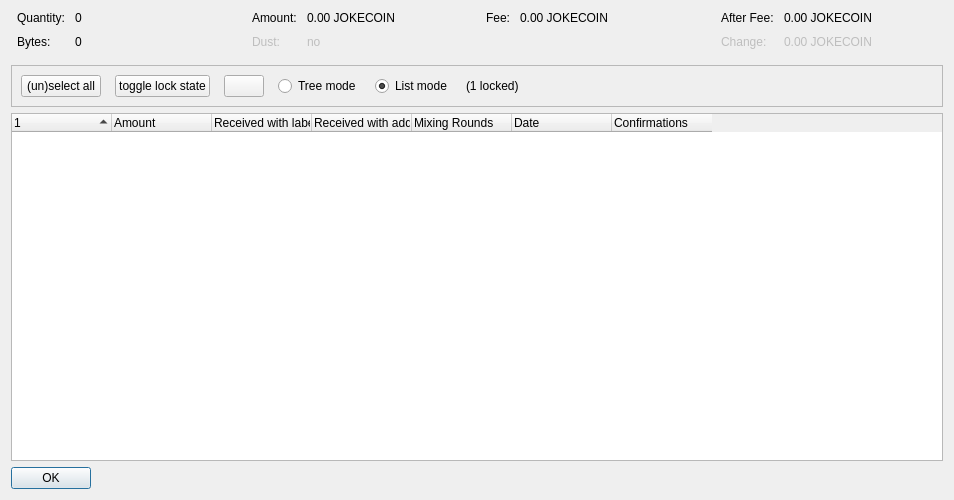
<?xml version="1.0" encoding="UTF-8"?>
<ui version="4.0">
 <class>CoinControlDialog</class>
 <widget class="QDialog" name="CoinControlDialog">
  <property name="geometry">
   <rect>
    <x>0</x>
    <y>0</y>
    <width>954</width>
    <height>500</height>
   </rect>
  </property>
  <property name="windowTitle">
   <string>Coin Selection</string>
  </property>
  <layout class="QVBoxLayout" name="verticalLayout">
   <item>
    <layout class="QHBoxLayout" name="horizontalLayoutTop" stretch="0,0,0,0">
     <property name="topMargin">
      <number>0</number>
     </property>
     <property name="bottomMargin">
      <number>10</number>
     </property>
     <item>
      <layout class="QFormLayout" name="formLayoutCoinControl1">
       <property name="horizontalSpacing">
        <number>10</number>
       </property>
       <property name="verticalSpacing">
        <number>10</number>
       </property>
       <property name="leftMargin">
        <number>6</number>
       </property>
       <property name="rightMargin">
        <number>6</number>
       </property>
       <item row="0" column="0">
        <widget class="QLabel" name="labelCoinControlQuantityText">
         <property name="text">
          <string>Quantity:</string>
         </property>
        </widget>
       </item>
       <item row="0" column="1">
        <widget class="QLabel" name="labelCoinControlQuantity">
         <property name="cursor">
          <cursorShape>IBeamCursor</cursorShape>
         </property>
         <property name="contextMenuPolicy">
          <enum>Qt::ActionsContextMenu</enum>
         </property>
         <property name="text">
          <string notr="true">0</string>
         </property>
         <property name="textInteractionFlags">
          <set>Qt::LinksAccessibleByMouse|Qt::TextSelectableByKeyboard|Qt::TextSelectableByMouse</set>
         </property>
        </widget>
       </item>
       <item row="1" column="0">
        <widget class="QLabel" name="labelCoinControlBytesText">
         <property name="text">
          <string>Bytes:</string>
         </property>
        </widget>
       </item>
       <item row="1" column="1">
        <widget class="QLabel" name="labelCoinControlBytes">
         <property name="cursor">
          <cursorShape>IBeamCursor</cursorShape>
         </property>
         <property name="contextMenuPolicy">
          <enum>Qt::ActionsContextMenu</enum>
         </property>
         <property name="text">
          <string notr="true">0</string>
         </property>
         <property name="textInteractionFlags">
          <set>Qt::LinksAccessibleByMouse|Qt::TextSelectableByKeyboard|Qt::TextSelectableByMouse</set>
         </property>
        </widget>
       </item>
      </layout>
     </item>
     <item>
      <layout class="QFormLayout" name="formLayoutCoinControl2">
       <property name="horizontalSpacing">
        <number>10</number>
       </property>
       <property name="verticalSpacing">
        <number>10</number>
       </property>
       <property name="leftMargin">
        <number>6</number>
       </property>
       <property name="rightMargin">
        <number>6</number>
       </property>
       <item row="0" column="0">
        <widget class="QLabel" name="labelCoinControlAmountText">
         <property name="text">
          <string>Amount:</string>
         </property>
        </widget>
       </item>
       <item row="0" column="1">
        <widget class="QLabel" name="labelCoinControlAmount">
         <property name="cursor">
          <cursorShape>IBeamCursor</cursorShape>
         </property>
         <property name="contextMenuPolicy">
          <enum>Qt::ActionsContextMenu</enum>
         </property>
         <property name="text">
          <string notr="true">0.00 JOKECOIN</string>
         </property>
         <property name="textInteractionFlags">
          <set>Qt::LinksAccessibleByMouse|Qt::TextSelectableByKeyboard|Qt::TextSelectableByMouse</set>
         </property>
        </widget>
       </item>
       <item row="1" column="0">
        <widget class="QLabel" name="labelCoinControlLowOutputText">
         <property name="enabled">
          <bool>false</bool>
         </property>
         <property name="text">
          <string>Dust:</string>
         </property>
        </widget>
       </item>
       <item row="1" column="1">
        <widget class="QLabel" name="labelCoinControlLowOutput">
         <property name="enabled">
          <bool>false</bool>
         </property>
         <property name="cursor">
          <cursorShape>IBeamCursor</cursorShape>
         </property>
         <property name="contextMenuPolicy">
          <enum>Qt::ActionsContextMenu</enum>
         </property>
         <property name="text">
          <string notr="true">no</string>
         </property>
         <property name="textInteractionFlags">
          <set>Qt::LinksAccessibleByMouse|Qt::TextSelectableByKeyboard|Qt::TextSelectableByMouse</set>
         </property>
        </widget>
       </item>
      </layout>
     </item>
     <item>
      <layout class="QFormLayout" name="formLayoutCoinControl3">
       <property name="horizontalSpacing">
        <number>10</number>
       </property>
       <property name="verticalSpacing">
        <number>10</number>
       </property>
       <property name="leftMargin">
        <number>6</number>
       </property>
       <property name="rightMargin">
        <number>6</number>
       </property>
       <item row="0" column="0">
        <widget class="QLabel" name="labelCoinControlFeeText">
         <property name="text">
          <string>Fee:</string>
         </property>
        </widget>
       </item>
       <item row="0" column="1">
        <widget class="QLabel" name="labelCoinControlFee">
         <property name="cursor">
          <cursorShape>IBeamCursor</cursorShape>
         </property>
         <property name="contextMenuPolicy">
          <enum>Qt::ActionsContextMenu</enum>
         </property>
         <property name="text">
          <string notr="true">0.00 JOKECOIN</string>
         </property>
         <property name="textInteractionFlags">
          <set>Qt::LinksAccessibleByMouse|Qt::TextSelectableByKeyboard|Qt::TextSelectableByMouse</set>
         </property>
        </widget>
       </item>
      </layout>
     </item>
     <item>
      <layout class="QFormLayout" name="formLayoutCoinControl4">
       <property name="horizontalSpacing">
        <number>10</number>
       </property>
       <property name="verticalSpacing">
        <number>10</number>
       </property>
       <property name="leftMargin">
        <number>6</number>
       </property>
       <property name="rightMargin">
        <number>6</number>
       </property>
       <item row="0" column="0">
        <widget class="QLabel" name="labelCoinControlAfterFeeText">
         <property name="text">
          <string>After Fee:</string>
         </property>
        </widget>
       </item>
       <item row="0" column="1">
        <widget class="QLabel" name="labelCoinControlAfterFee">
         <property name="cursor">
          <cursorShape>IBeamCursor</cursorShape>
         </property>
         <property name="contextMenuPolicy">
          <enum>Qt::ActionsContextMenu</enum>
         </property>
         <property name="text">
          <string notr="true">0.00 JOKECOIN</string>
         </property>
         <property name="textInteractionFlags">
          <set>Qt::LinksAccessibleByMouse|Qt::TextSelectableByKeyboard|Qt::TextSelectableByMouse</set>
         </property>
        </widget>
       </item>
       <item row="1" column="0">
        <widget class="QLabel" name="labelCoinControlChangeText">
         <property name="enabled">
          <bool>false</bool>
         </property>
         <property name="text">
          <string>Change:</string>
         </property>
        </widget>
       </item>
       <item row="1" column="1">
        <widget class="QLabel" name="labelCoinControlChange">
         <property name="enabled">
          <bool>false</bool>
         </property>
         <property name="cursor">
          <cursorShape>IBeamCursor</cursorShape>
         </property>
         <property name="contextMenuPolicy">
          <enum>Qt::ActionsContextMenu</enum>
         </property>
         <property name="text">
          <string notr="true">0.00 JOKECOIN</string>
         </property>
         <property name="textInteractionFlags">
          <set>Qt::LinksAccessibleByMouse|Qt::TextSelectableByKeyboard|Qt::TextSelectableByMouse</set>
         </property>
        </widget>
       </item>
      </layout>
     </item>
    </layout>
   </item>
   <item>
    <widget class="QFrame" name="frame">
     <property name="minimumSize">
      <size>
       <width>0</width>
       <height>40</height>
      </size>
     </property>
     <property name="frameShape">
      <enum>QFrame::StyledPanel</enum>
     </property>
     <property name="frameShadow">
      <enum>QFrame::Sunken</enum>
     </property>
     <layout class="QHBoxLayout" name="horizontalLayout">
      <item>
       <layout class="QHBoxLayout" name="horizontalLayoutPanel" stretch="0,0,0,0,0,0,0">
        <property name="spacing">
         <number>14</number>
        </property>
        <item>
         <widget class="QPushButton" name="pushButtonSelectAll">
          <property name="sizePolicy">
           <sizepolicy hsizetype="Maximum" vsizetype="Fixed">
            <horstretch>0</horstretch>
            <verstretch>0</verstretch>
           </sizepolicy>
          </property>
          <property name="text">
           <string>(un)select all</string>
          </property>
          <property name="autoDefault">
           <bool>false</bool>
          </property>
         </widget>
        </item>
        <item>
         <widget class="QPushButton" name="pushButtonToggleLock">
          <property name="sizePolicy">
           <sizepolicy hsizetype="Maximum" vsizetype="Fixed">
            <horstretch>0</horstretch>
            <verstretch>0</verstretch>
           </sizepolicy>
          </property>
          <property name="text">
           <string>toggle lock state</string>
          </property>
          <property name="autoDefault">
           <bool>false</bool>
          </property>
         </widget>
        </item>
        <item>
         <widget class="QPushButton" name="hideButton">
          <property name="sizePolicy">
           <sizepolicy hsizetype="Maximum" vsizetype="Fixed">
            <horstretch>0</horstretch>
            <verstretch>0</verstretch>
           </sizepolicy>
          </property>
          <property name="text">
           <string/>
          </property>
          <property name="autoDefault">
           <bool>false</bool>
          </property>
         </widget>
        </item>
        <item>
         <widget class="QRadioButton" name="radioTreeMode">
          <property name="sizePolicy">
           <sizepolicy hsizetype="Maximum" vsizetype="Fixed">
            <horstretch>0</horstretch>
            <verstretch>0</verstretch>
           </sizepolicy>
          </property>
          <property name="text">
           <string>Tree mode</string>
          </property>
         </widget>
        </item>
        <item>
         <widget class="QRadioButton" name="radioListMode">
          <property name="sizePolicy">
           <sizepolicy hsizetype="Maximum" vsizetype="Fixed">
            <horstretch>0</horstretch>
            <verstretch>0</verstretch>
           </sizepolicy>
          </property>
          <property name="text">
           <string>List mode</string>
          </property>
          <property name="checked">
           <bool>true</bool>
          </property>
         </widget>
        </item>
        <item>
         <widget class="QLabel" name="labelLocked">
          <property name="text">
           <string>(1 locked)</string>
          </property>
         </widget>
        </item>
        <item>
         <spacer name="horizontalSpacer">
          <property name="orientation">
           <enum>Qt::Horizontal</enum>
          </property>
          <property name="sizeHint" stdset="0">
           <size>
            <width>40</width>
            <height>20</height>
           </size>
          </property>
         </spacer>
        </item>
       </layout>
      </item>
     </layout>
    </widget>
   </item>
   <item>
    <widget class="CoinControlTreeWidget" name="treeWidget">
     <property name="contextMenuPolicy">
      <enum>Qt::CustomContextMenu</enum>
     </property>
     <property name="sortingEnabled">
      <bool>false</bool>
     </property>
     <property name="columnCount">
      <number>7</number>
     </property>
     <attribute name="headerShowSortIndicator" stdset="0">
      <bool>true</bool>
     </attribute>
     <attribute name="headerStretchLastSection">
      <bool>false</bool>
     </attribute>
     <column>
      <property name="text">
       <string/>
      </property>
     </column>
     <column>
      <property name="text">
       <string>Amount</string>
      </property>
     </column>
     <column>
      <property name="text">
       <string>Received with label</string>
      </property>
     </column>
     <column>
      <property name="text">
       <string>Received with address</string>
      </property>
     </column>
     <column>
      <property name="text">
       <string>Mixing Rounds</string>
      </property>
     </column>
     <column>
      <property name="text">
       <string>Date</string>
      </property>
     </column>
     <column>
      <property name="text">
       <string>Confirmations</string>
      </property>
      <property name="toolTip">
       <string>Confirmed</string>
      </property>
     </column>
    </widget>
   </item>
   <item>
    <widget class="QDialogButtonBox" name="buttonBox">
     <property name="sizePolicy">
      <sizepolicy hsizetype="Maximum" vsizetype="Fixed">
       <horstretch>0</horstretch>
       <verstretch>0</verstretch>
      </sizepolicy>
     </property>
     <property name="orientation">
      <enum>Qt::Horizontal</enum>
     </property>
     <property name="standardButtons">
      <set>QDialogButtonBox::Ok</set>
     </property>
    </widget>
   </item>
  </layout>
 </widget>
 <customwidgets>
  <customwidget>
   <class>CoinControlTreeWidget</class>
   <extends>QTreeWidget</extends>
   <header>qt/coincontroltreewidget.h</header>
  </customwidget>
 </customwidgets>
 <resources/>
 <connections/>
</ui>
